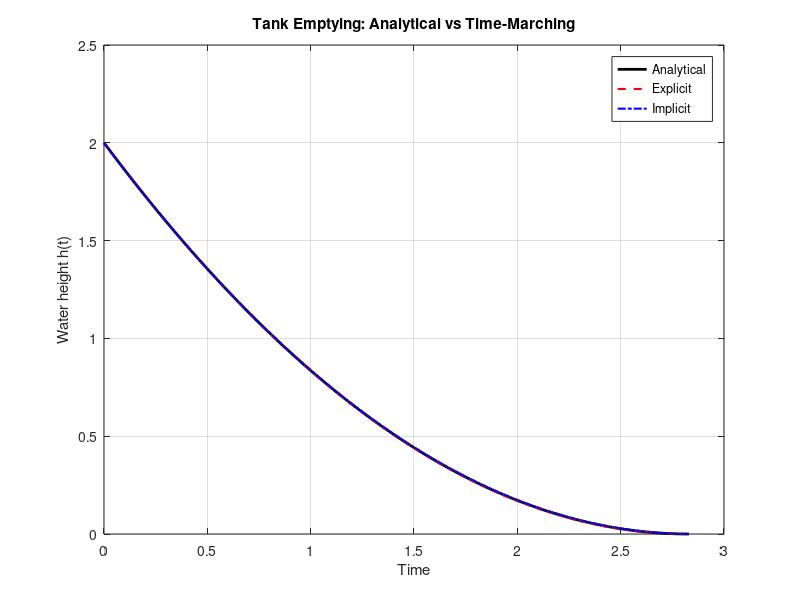

Write MATLAB code to recreate this figure.

%% Question b
% Parameters
H = 2;              % Initial height
dt = 0.01;          % Time step (chosen << sqrt(H)) explained in report
t_end = 2*sqrt(H);     % Final time
N = ceil(t_end/dt);    % Number of steps

t = (0:N)*dt; 

% Analytical solution done in report
h_exact = (sqrt(H) - t/2).^2;
h_exact(h_exact < 0) = 0;

% Explicit method
h_exp = zeros(size(t));
h_exp(1) = H;

for n = 1:N
    h_exp(n+1) = h_exp(n) - dt*sqrt(h_exp(n));
    if h_exp(n+1) < 0
        h_exp(n+1) = 0;
    end
end

% Implicit method
h_imp = zeros(size(t));
h_imp(1) = H;

for n = 1:N
    y = (-dt + sqrt(dt^2 + 4*h_imp(n)))/2;
    h_imp(n+1) = y^2;
end

% Find time when h < H/2
idx_exact = find(h_exact < H/2, 1);
idx_exp   = find(h_exp   < H/2, 1);
idx_imp   = find(h_imp   < H/2, 1);

t_exact = t(idx_exact);
t_exp   = t(idx_exp);
t_imp   = t(idx_imp);

fprintf('Time when h < H/2:\n');
fprintf('Analytical : %.4f\n', t_exact);
fprintf('Explicit   : %.4f\n', t_exp);
fprintf('Implicit   : %.4f\n', t_imp);

figure
plot(t, h_exact, 'k-', 'LineWidth', 2); hold on
plot(t, h_exp, 'r--', 'LineWidth', 1.5)
plot(t, h_imp, 'b-.', 'LineWidth', 1.5)
grid on
xlabel('Time')
ylabel('Water height h(t)')
legend('Analytical', 'Explicit', 'Implicit')
title('Tank Emptying: Analytical vs Time-Marching')